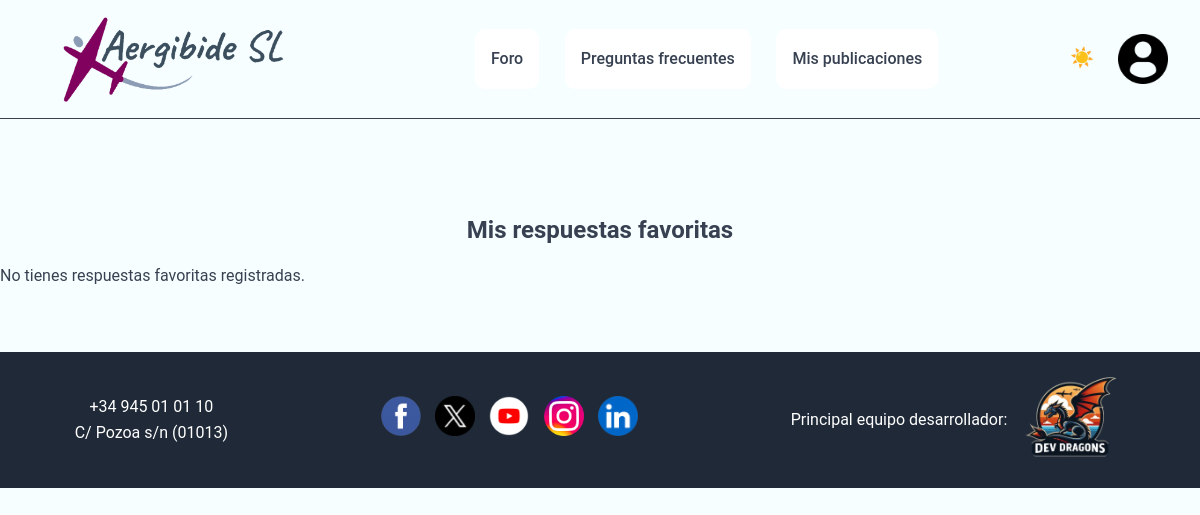
Page /Aplicacion/mvc_reto/index.php?controller=favorito&action=verFavoritas (signed in) on the earlier database version.
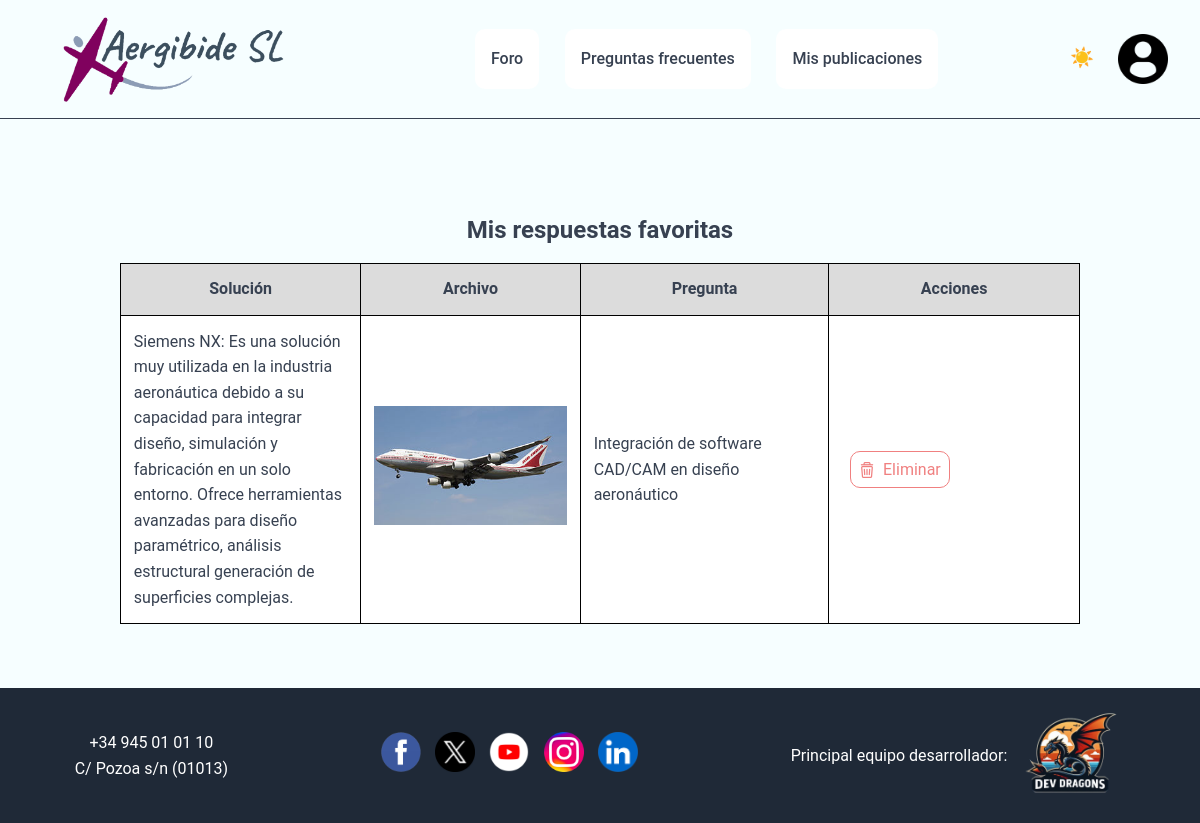
Same page on the later database version.
### tables this page shows
CREATE TABLE `favoritos` (
                             `id` int(11) NOT NULL,
                             `id_usuario` int(11) NOT NULL,
                             `id_respuesta` int(11) NOT NULL
);

CREATE TABLE `respuestas` (
                              `id` int(11) NOT NULL,
                              `solucion` varchar(300) NOT NULL,
                              `archivo` varchar(255) DEFAULT NULL,
                              `id_pregunta` int(11) NOT NULL,
                              `id_usuario` int(11) NOT NULL,
                              `fecha` date NOT NULL
);

CREATE TABLE `preguntas` (
                             `id` int(11) NOT NULL,
                             `titulo` varchar(100) NOT NULL,
                             `descripcion` varchar(300) NOT NULL,
                             `tema` varchar(100) NOT NULL,
                             `fecha` date NOT NULL,
                             `id_usuario` int(11) NOT NULL,
                             `archivo` varchar(255) DEFAULT NULL
);

### Aplicacion/mvc_reto/index.php (called while the page is built, shortened)
<?php
require_once "model/Db.php";
$controller = new $controllerName();
$dataToView["data"] = array();
if(method_exists($controller, $_GET["action"]))
    $dataToView["data"] = $controller -> {$_GET["action"]}();
require_once "view/".$_GET["controller"]."/".$controller->view.".html.php";
?>

### Aplicacion/mvc_reto/model/Db.php (called while the page is built, shortened)
<?php
class Db {
    public function __construct(){
        $this -> host = constant("DB_HOST");
        $this -> db = constant("DB");
        $this -> user = constant("DB_USER");
        $this -> pass = constant("DB_PASS");
        try {
            $this->connection = new PDO("mysql:host=" .$this->host.';
            dbname=' .$this->db, $this->user, $this->pass);
        }
        catch (PDOException $e){
            echo $e -> getMessage();
            exit();
        }
    }
}
?>

### Aplicacion/mvc_reto/model/Favorito.php (called while the page is built, shortened)
<?php
class Favorito {
    private $tabla = "favoritos";
    private $connection;
    public function getConexion(){
        $dbObj = new Db();
        $this->connection = $dbObj ->connection;
    }
    public function getRespuestasFavoritas() {
        $id_usuario = $_SESSION["id"];
        $sql = "SELECT f.id, r.solucion, r.archivo, p.titulo AS pregunta_titulo
                FROM " . $this->tabla . " f
                JOIN respuestas r ON f.id_respuesta = r.id
                JOIN preguntas p ON r.id_pregunta = p.id
                WHERE f.id_usuario = ?";
        $stm = $this->connection->prepare($sql);
        $stm->execute([$id_usuario]);
        return $stm->fetchAll();
    }
}

### Aplicacion/mvc_reto/controller/FavoritoController.php (called while the page is built, shortened)
<?php
require_once "model/Favorito.php";
class FavoritoController {
    public $model;
    public function __construct() {
        $this->model = new Favorito();
    }
    public function verFavoritas() {
        $respuestas = $this->model->getRespuestasFavoritas();
        return $respuestas ?: [];
    }
}

### Aplicacion/mvc_reto/view/favorito/verFavoritas.html.php (the view, shortened to what this page needs)
<?php
$bodyClass = "pag_misFavoritas";
$botonBloqueado = "d_botonMisFavoritas";
$conMenu = true;
require_once __DIR__ . "/../layout/header.php";
?>
<div class="contenido">
    <div id="titulo">
        <h2>Mis respuestas favoritas</h2>
    </div>
    <?php
    if (isset($dataToView["data"]) && is_array($dataToView["data"]) && count($dataToView["data"])>0) {
        ?>
        <table class="tabla_respuestas">
            <thead>
            <tr>
                <th>Solución</th>
                <th>Archivo</th>
                <th>Pregunta</th>
                <th>Acciones</th>
            </tr>
            </thead>
            <tbody>
            <?php
            foreach ($dataToView["data"] as $respuesta) {
                ?>
                <tr>
                    <td><?php echo htmlspecialchars($respuesta['solucion']); ?></td>
                    <td>
                        <?php
                        if (empty($respuesta['archivo'])) {
                            echo "<p>No hay ningún archivo adjunto</p>";
                        } else {
                            echo "<img src='./uploads/" . htmlspecialchars($respuesta['archivo']) . "' alt='Imagen'>";
                        }
                        ?>
                    </td>
                    <td><?php echo htmlspecialchars($respuesta['pregunta_titulo']); ?></td>
                    <td>
                        <a href="index.php?controller=favorito&action=borrar&id=<?php echo urlencode($respuesta['id']); ?>" id="bEliminar">Eliminar</a>
                    </td>
                </tr>
                <?php
            }
            ?>
            </tbody>
        </table>
        <?php
    } else {
        echo "<p>No tienes respuestas favoritas registradas.</p>";
    }
    ?>
</div>
<?php require_once __DIR__ . "/../layout/footer.php"; ?>
</body>
</html>

### Aplicacion/mvc_reto/view/layout/header.php (shortened to what this page needs)
<!DOCTYPE html>
<html lang="es">
<head>
    <link rel="stylesheet" href="/Proyecto1/Reto_1_Equipo_2/Aplicacion/mvc_reto/assets/css/style.css">
</head>
<body class="<?php echo isset($bodyClass) ? $bodyClass : 'defaultBodyClass'; ?>">
<?php if ($conMenu): ?>
<header>
    <div class="d_logo_empresa">
        <a href="index.php?controller=pregunta&action=list_paginated">
            <img class="logo_empresa"
                 src="/Proyecto1/Reto_1_Equipo_2/Aplicacion/mvc_reto/assets/imagenes/logo_empresa.png"
                 alt="Logo Aergibide SL" width="260" height=auto>
        </a>
    </div>
    <div><button class="menu-toggle" aria-label="Abrir menú">☰</button></div>
    <div class="d_botonesHeader">
        <div class="d_botonForo" <?php if ($botonBloqueado == "d_botonForo") echo 'id="botonBloqueado"'; ?>>
            <a href="index.php?controller=pregunta&action=list_paginated" class="botonForo">Foro</a>
        </div>
        <div class="d_botonPreguntas" <?php if ($botonBloqueado == "d_botonPreguntas") echo 'id="botonBloqueado"'; ?>>
            <a href="index.php?controller=pregunta&action=frecuentes" class="botonPreguntas">Preguntas frecuentes</a>
        </div>
        <div class="d_botonMisPreguntas" <?php if ($botonBloqueado == "d_botonMisPreguntas") echo 'id="botonBloqueado"'; ?>>
            <a href="index.php?controller=pregunta&action=misPreguntas" class="botonCrear">Mis publicaciones</a>
        </div>
    </div>
    <div class="d_botonPerfil">
        <button class="theme-toggle" aria-label="Cambiar tema">☀️</button>
        <a href="#" id="botonPerfil">
            <img src="/Proyecto1/Reto_1_Equipo_2/Aplicacion/mvc_reto/assets/imagenes/perfil.png"
                 class="icono_perfil" alt="Perfil"
                 width="50" height="50">
        </a>
    </div>
</header>
<?php endif; ?>

### Aplicacion/mvc_reto/view/layout/footer.php (shortened to what this page needs)
<footer>
    <div class="d_telefonoDireccion">
        <p>+34 945 01 01 10</p>
        <p>C/ Pozoa s/n (01013)</p>
    </div>
    <div class="d_botonesRS">
        <a href="https://www.facebook.com/Egibide/" class="botonRS">
            <img src="/Proyecto1/Reto_1_Equipo_2/Aplicacion/mvc_reto/assets/imagenes/logo_facebook.png"
                 alt="Facebook" width="40" height="40">
        </a>
        <a href="https://twitter.com/egibide?lang=es" class="botonRS">
            <img src="/Proyecto1/Reto_1_Equipo_2/Aplicacion/mvc_reto/assets/imagenes/logo_x.png"
                 alt="X (Twitter)" width="40" height="40">
        </a>
        <a href="https://www.youtube.com/user/Egibide" class="botonRS">
            <img src="/Proyecto1/Reto_1_Equipo_2/Aplicacion/mvc_reto/assets/imagenes/logo_youtube.png"
                 alt="YouTube" width="40" height="40">
        </a>
        <a href="https://www.instagram.com/egibide_vg/?hl=es" class="botonRS">
            <img src="/Proyecto1/Reto_1_Equipo_2/Aplicacion/mvc_reto/assets/imagenes/logo_instagram.png"
                 alt="Instagram" width="40" height="40">
        </a>
        <a href="https://es.linkedin.com/school/egibide/" class="botonRS">
            <img src="/Proyecto1/Reto_1_Equipo_2/Aplicacion/mvc_reto/assets/imagenes/logo_linkedin.png"
                 alt="LinkedIn" width="40" height="40">
        </a>
    </div>
    <div class="d_equipo">
        <p>Principal equipo desarrollador:</p>
        <img class="logo_equipo" src="/Proyecto1/Reto_1_Equipo_2/Aplicacion/mvc_reto/assets/imagenes/logo_equipo2.png" alt="Logo Dev Dragons"
             width="110" height="110">
    </div>
</footer>

Differences in the rows shown:
added favoritos: id_respuesta.solucion "Siemens NX: Es una solución muy utilizada en la industria aeronáutica debido a su capacidad para integrar diseño, simulación y fabricación en un solo entorno. Ofrece herramientas avanzadas para diseño paramétrico, análisis estructural generación de superficies complejas.", id_respuesta.archivo (picture), preguntas.titulo "Integración de software CAD/CAM en diseño aeronáutico"
Other differences:
text no longer shown: "No tienes respuestas favoritas registradas."
text now shown: "Solución Archivo Pregunta Acciones"
